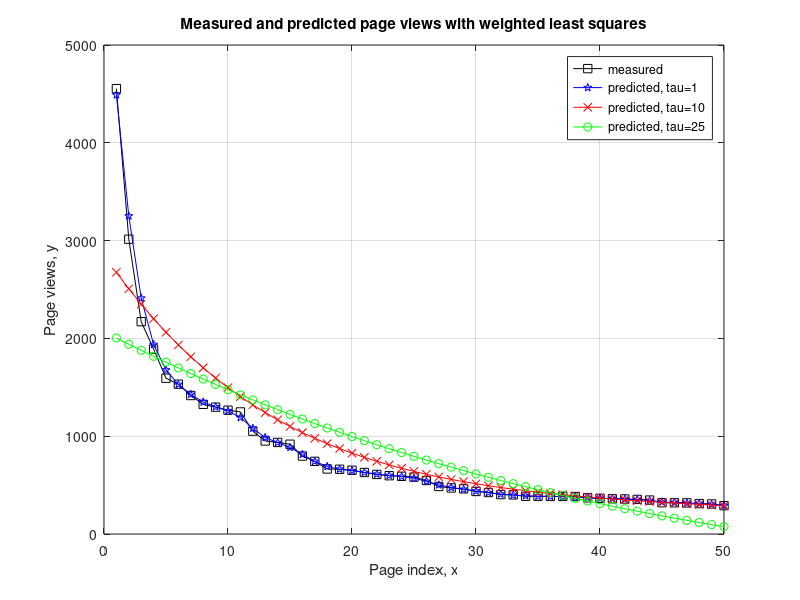

MATLAB code to generate this figure:
clear ;
close all;
x = [1:50].';
y = [4554 3014 2171 1891 1593 1532 1416 1326 1297 1266 ...
	1248 1052 951 936 918 797 743 665 662 652 ...
	629 609 596 590 582 547 486 471 462 435 ...
	424 403 400 386 386 384 384 383 370 365 ...
	360 358 354 347 320 319 318 311 307 290 ].';

m = length(y); % store the number of training examples
x = [ ones(m,1) x]; % Add a column of ones to x
n = size(x,2); % number of features
theta_vec = inv(x'*x)*x'*y;
tau = [1 10 25 ];
y_est = zeros(length(tau),length(x));
for kk = 1:length(tau)
	for ii = 1:length(x);
		w_ii = exp(-(x(ii,2) - x(:,2)).^2./(2*tau(kk)^2));
		W = diag(w_ii);
		theta_vec = inv(x'*W*x)*x'*W*y;
		y_est(kk, ii) = x(ii,:)*theta_vec;
	end
end

figure;
plot(x(:,2),y,'ks-'); hold on
plot(x(:,2),y_est(1,:),'bp-');
plot(x(:,2),y_est(2,:),'rx-');
plot(x(:,2),y_est(3,:),'go-');
legend('measured', 'predicted, tau=1', 'predicted, tau=10','predicted, tau=25');
grid on;
xlabel('Page index, x');
ylabel('Page views, y');
title('Measured and predicted page views with weighted least squares');